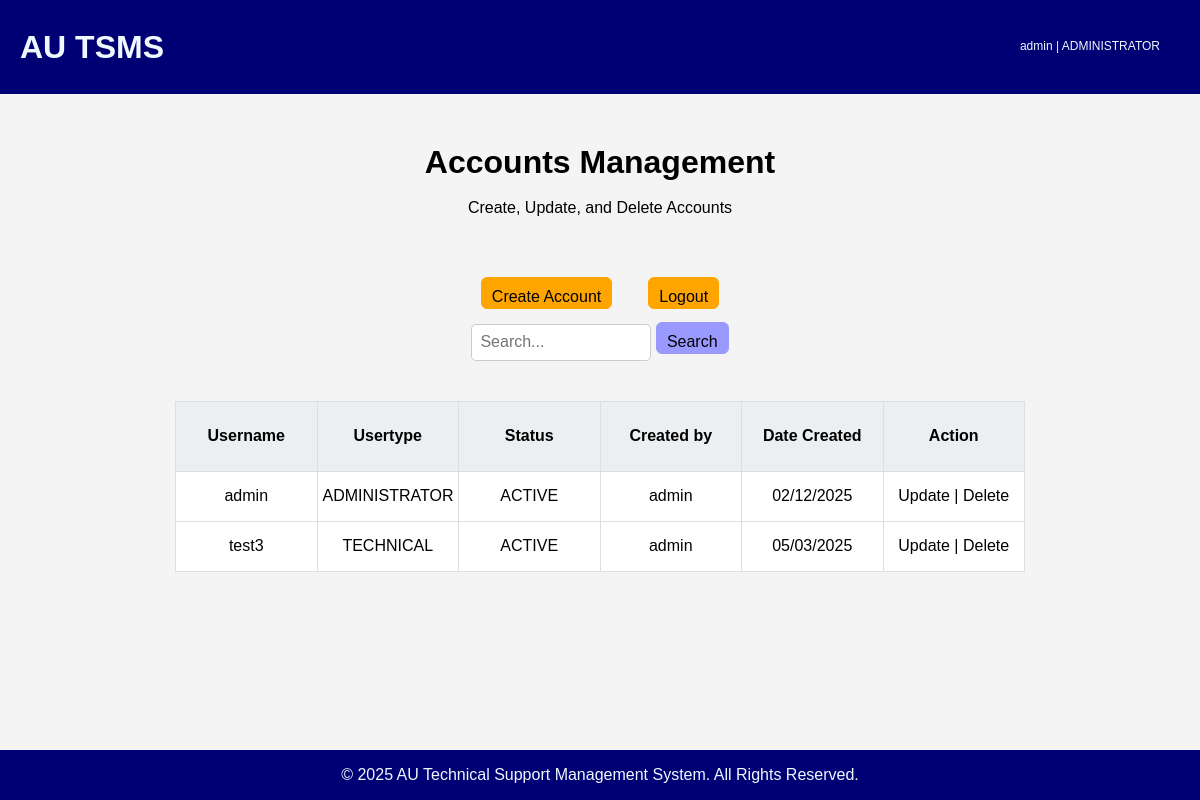
Before: /database/accounts-management.php (signed in) with the older database file.
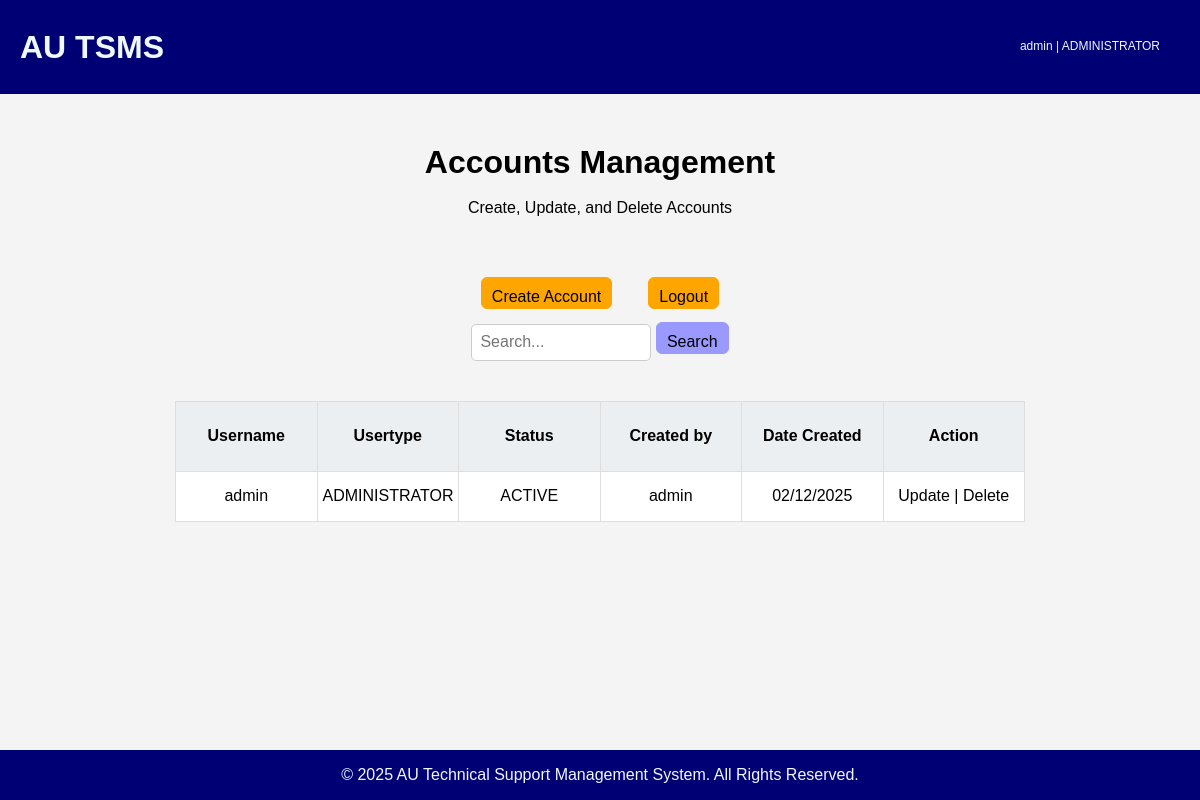
After: the same page with the newer database file.
### tables this page shows
CREATE TABLE `tblaccounts` (
  `username` varchar(50) NOT NULL,
  `password` varchar(50) NOT NULL,
  `usertype` varchar(20) NOT NULL,
  `status` varchar(20) NOT NULL,
  `createdby` varchar(50) NOT NULL,
  `datecreated` varchar(20) NOT NULL
);

### database/accounts-management.php (the view, shortened to what this page needs)
<?php
require_once 'config.php';
?>
<!DOCTYPE html>
<html lang="en">
<head>
    <link rel="stylesheet" href="css\modern-normalize.css">
    <link rel="stylesheet" href="css\accounts-management.css">
</head>
<body>
    <div class="wrapper">
        <header>
            <h1>AU TSMS</h1>
            <div class="session section">
                <?php
                if ($_SESSION['username']) {
                    echo $_SESSION['username'] . " | ";
                    echo $_SESSION['usertype'];
                } else {
                    header("location: login.php");
                }
                ?>
            </div>
        </header>
        <div class="main-content">
            <div class="page-title">
                <h1>Accounts Management</h1><br>
                <p style="text-align: center;">Create, Update, and Delete Accounts</p>
            </div>
            <div class="form section">
                <form action="<?php echo htmlspecialchars($_SERVER['PHP_SELF']) ?>" method="POST">
                    <div class="form__btns">
                        <button id="openModalBtn" type="button">Create Account</button>
                        <button><a href="logout.php">Logout</a></button>
                    </div>
                    <div class="search">
                        <input type="text" name="txtsearch" placeholder="Search...">
                        <input type="submit" value="Search" name="btnsearch">
                    </div>
                </form>
            </div>
            <div class="table_component" role="region" tabindex="0">
            <?php
                function buildTable($result)
                {
                    if (mysqli_num_rows($result) > 0) {
                        echo "<table>";
                        echo "<tr class='headers'>";
                        echo "<th>Username</th><th>Usertype</th><th>Status</th><th>Created by</th><th>Date Created</th><th>Action</th>";
                        echo "</tr>";
                        while ($row = mysqli_fetch_array($result)) {
                            echo "<tr class='row'>";
                            echo "<td>" . $row['username'] . "</td>";
                            echo "<td>" . $row['usertype'] . "</td>";
                            echo "<td>" . $row['status'] . "</td>";
                            echo "<td>" . $row['createdby'] . "</td>";
                            echo "<td>" . $row['datecreated'] . "</td>";
                            echo "<td><a href='update-account.php?username=".$row['username']."'>Update</a> | <a href='delete-account.php?username=" . $row['username'] . "'>Delete</a></td>";
                            echo "</tr>";
                        }
                        echo "</table>";
                    } else {
                        echo "No record/s found";
                    }
                }
                if (isset($_POST['btnsearch'])) {
                    $sql = "SELECT * FROM tblaccounts WHERE username LIKE ? OR usertype LIKE ? ORDER BY username ASC";
                    if ($stmt = mysqli_prepare($link, $sql)) {
                        $searchvalue  = "%" . $_POST['txtsearch'] . "%";
                        mysqli_stmt_bind_param($stmt, "ss", $searchvalue, $searchvalue);
                        if (mysqli_stmt_execute($stmt)) {
                            $result = mysqli_stmt_get_result($stmt);
                            buildTable($result);
                        }
                    } else {
                        echo $msg .= "Error: " . mysqli_error($link);
                    }
                } else {
                    $sql = "SELECT * FROM tblaccounts ORDER BY username ASC";
                    if ($stmt = mysqli_prepare($link, $sql)) {
                        if (mysqli_stmt_execute($stmt)) {
                            $result = mysqli_stmt_get_result($stmt);
                            buildTable($result);
                        }
                    } else {
                        echo $msg .= "Error: " . mysqli_error($link);
                    }
                }
                ?>
            </div>
        </div>
        <footer>
            <p>&copy; <span id="year"></span> AU Technical Support Management System. All Rights Reserved.</p>
        </footer>
    </div>
</body>
</html>

### database/css/accounts-management.css (style rules this page uses)
* { padding: 0; margin: 0; box-sizing: border-box; }
header { display: flex; justify-content: center; align-items: center; width: 100%; padding: 20px; background-color: #000074; color: #f0f8ff; flex-direction:row; }
header h1 { display: flex; align-items: center; justify-content: flex-start; width: inherit; }
.wrapper { display: grid; grid-template-rows: auto 1fr auto; min-height: 100vh; gap: 50px; }
.session { width: 100%; display: flex; align-items: flex-end; justify-content: center; padding: 20px; font-size: 1vw; flex-direction: column; }
.form { display: flex; align-items: center; flex-direction: column; justify-content: flex-start; gap: 20px; padding: 20px; }
.form__btns { display: flex; align-items: center; justify-content: center; gap: 3vw; width: 100%; }
.form input[type="submit"] { padding: 10px; width: auto; height: 4vh; background-color: hsl(240, 100%, 80%); border-radius: 6px; border: 1px solid hsl(240, 100%, 80%); transition: 0.3s ease-in-out; }
.form__btns button { padding: 10px; width: auto; height: 4vh; background-color: orange; border-radius: 6px; border: 1px solid orange; transition: 0.3s ease-in-out; }
.form__btns a { color: black; }
.main-content { display: flex; justify-content: flex-start; align-items: center; gap: 20px; flex-direction: column; width: 100%; }
footer { background-color: rgb(0, 0, 116); display: flex; align-items: center; justify-content: center; width: 100%; height: 50px; color: aliceblue; }
input[name="txtsearch"] { width: 15vw; padding:8px; border-radius: 5px; border: 1px solid #ccc; margin-top: 15px; }
.table_component { overflow: auto; width: 850px; height: auto; }
.table_component table { border: 1px solid #dededf; height: 100%; width: 100%; table-layout: fixed; border-collapse: collapse; border-spacing: 1px; text-align: left; }
.table_component .row { height: 50px; }
.table_component .headers { height: 70px; }
.table_component th { border: 1px solid #dededf; background-color: #eceff1; color: #000000; padding: 5px; text-align: center; height: auto; }
.table_component td { border: 1px solid #dededf; background-color: #ffffff; color: #000000; padding: 5px; text-align: center; }
body { font-family: Arial, sans-serif; background-color: #f4f4f4; }

Changed rows visible on the page:
removed tblaccounts: username "test3", usertype "TECHNICAL", status "ACTIVE", createdby "admin", datecreated "05/03/2025"
